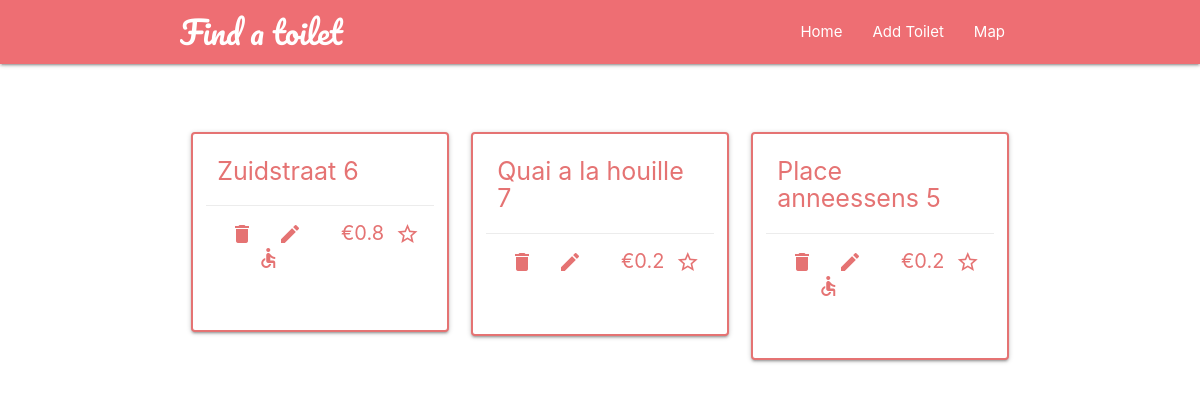
The page /toilets/toilet-list/?city=Brussels on the database as committed earlier.
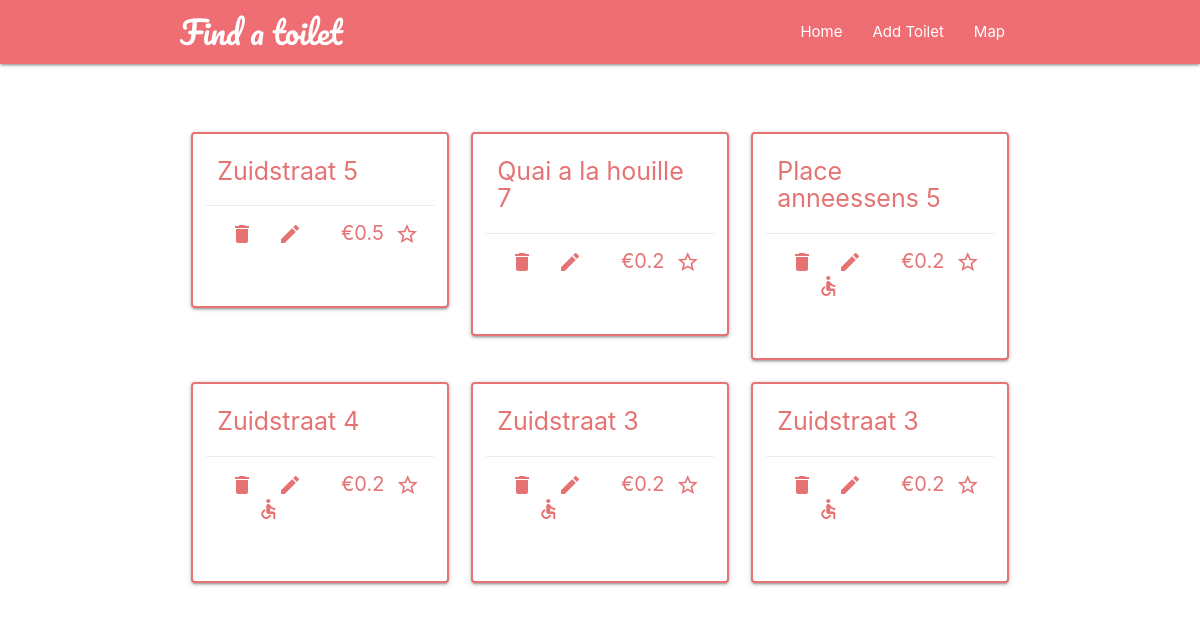
The same page on the database as committed later.
### toilets/models.py (models this page shows, shortened)
class Toilet(models.Model):
  CITIES_CHOICES = (
    ('Antwerp', 'Antwerp'),
    ('Bruges', 'Bruges'),
    ('Brussels', 'Brussels'),
    ('Charleroi', 'Charleroi'),
    ('Ghent', 'Ghent'),
    ('Hasselt', 'Hasselt'),
    ('Kortrijk', 'Kortrijk'),
    ('Leuven', 'Leuven'),
    ('Liege', 'Liege'),
    ('Mechelen', 'Mechelen'),
    ('Mons', 'Mons'),
    ('Namur', 'Namur'),
    ('Nivelles', 'Nivelles'),
    ('Ostend', 'Ostend'),
    ('Tournai', 'Tournai'),
  )
  CLEAN_CHOICES = (
    ('Yes', 'Yes'),
    ('No', 'No')
  )
  ACCESSIBLE_CHOICES = (
    ('Yes', 'Yes'),
    ('No', 'No')
  )
  city = models.CharField(max_length = 20, default = 'Brussels', choices = CITIES_CHOICES)
  street = models.CharField(max_length = 50, default = None)
  number = models.IntegerField(default = None, null = True)
  price_in_EUR = models.FloatField(default = None)
  cleaned = models.CharField(max_length = 3, default = 'Yes', choices = CLEAN_CHOICES)
  wheelchair_accessible = models.CharField(max_length = 3, default = 'Yes', choices = ACCESSIBLE_CHOICES)

### toilets/views.py (the view)
# urls.py: path('toilet-list/', views.wclist_view),
def wclist_view(request):
  city = request.GET.get('city')
  toiletList = list(Toilet.objects.filter(city=city))
  for toilet in toiletList:
    geolocator = Nominatim(timeout=10)
    address = f'{ toilet.street } { toilet.number } { toilet.city }'
    location = geolocator.geocode(address)
    map = folium.Map(location = [location.latitude, location.longitude], zoom_start = 20, width = '100%', height = '100%', control_scale = False, zoom_control = False)
    icon = folium.Icon(color='red', icon='none')
    folium.Marker([location.latitude, location.longitude], icon = icon).add_to(map)
    toilet.map = map._repr_html_()
  return render(request, 'toilets/wc_list.html', { 'toilets': toiletList })

### toilets/templates/toilets/wc_list.html (shortened to what this page needs)
{% extends 'base_layout.html' %}
{% load static %}
{% block wclist %}
  <div class="container">
    <div class="row toilets-container">
      {% for toilet in toilets %}
        <div class="col s12 m6 l4 toilet">
          <div class="card">
            <div class="card-content">
              <div class="card-title">
                <h1 class="red-text text-lighten-2">{{ toilet.street.capitalize }} {% if toilet.number %} {{ toilet.number }} {% endif %}</h1>
              </div>
              <div class="card-action row">
                <a href="/toilets/delete-toilet/?id={{ toilet.id }}&city={{ toilet.city }}" class="col s2">
                  <i class="material-icons red-text text-lighten-2">delete</i>
                </a>
                <a href="/toilets/edit-toilet/?id={{ toilet.id }}&city={{ toilet.city }}&street={{ toilet.street }}&number={{ toilet.number }}&price_in_EUR={{ toilet.price_in_EUR }}&cleaned={{ toilet.cleaned }}&wheelchair_accessible={{ toilet.wheelchair_accessible }}" class="col s2">
                  <i class="material-icons red-text text-lighten-2">edit</i>
                </a>
                  <h2 class="red-text text-lighten-2 col s2 push-s1">€{{ toilet.price_in_EUR }}</h2>
                  {% if toilet.cleaned == 'Yes' %}
                    <i class="material-icons red-text text-lighten-2 col s2 push-s1">star_outline</i>
                  {% endif %}
                  {% if toilet.wheelchair_accessible == 'Yes' %}
                    <i class="material-icons red-text text-lighten-2 col s2 push-s1">accessible</i>
                  {% endif %}
              </div>
            </div>
          </div>
        </div>
      {% endfor %}
    </div>
</div>
{% endblock %}

### templates/base_layout.html (shortened to what this page needs)
{% load static %}
<html lang="en">
<head>
  <link rel="stylesheet" href="https://cdnjs.cloudflare.com/ajax/libs/materialize/1.0.0/css/materialize.min.css">
  <link rel="stylesheet" href="{% static 'styles.css' %}">
</head>
<body>
  <div class="navbar-fixed">
    <nav class="nav-wrapper red-lighten-2">
      <div class="container">
        <a href="/" class="brand-logo">Find a toilet</a>
        <ul class="right hide-on-med-and-down">
          <li><a href="/">Home</a></li>
          <li><a href="/toilets/add-toilet">Add Toilet</a></li>
          <li><a href="/toilets/map">Map</a></li>
        </ul>
      </div>
    </nav>
  </div>
  {% block wclist %}
  {% endblock %}
</body>
</html>

### static/styles.css (style rules this page uses)
.brand-logo { font-family: 'Pacifico', cursive; color: #fafafa; }
.toilets-container { position: relative; top: 10px; }
.toilets-container { margin-top: 50px; }
.toilets-container .card { border: 2px solid #e57373; height: auto; border-radius: 4px; }
.toilets-container .card .card-content .card-title h1 { font-size: 25px; margin: 0px 0px 20px 0px; }
.toilets-container .card .card-content a { cursor: pointer; margin: 0; padding: 0; width: auto; }
.toilets-container .card .card-content h2 { font-size: 20px; position: relative; padding: 0; margin: 0; width: auto; }

Rows that differ between the two databases and show on the page:
changed Toilet (number 1 of 6 on the later page): number "6" → "5"; price_in_EUR "0.8" → "0.5"; wheelchair_accessible "Yes" → "No" (drawn)
added Toilet: street "Zuidstraat", number "4", price_in_EUR "0.2", cleaned "Yes" (drawn), wheelchair_accessible "Yes" (drawn)
added Toilet: street "Zuidstraat", number "3", price_in_EUR "0.2", cleaned "Yes" (drawn), wheelchair_accessible "Yes" (drawn)
added Toilet: street "Zuidstraat", number "3", price_in_EUR "0.2", cleaned "Yes" (drawn), wheelchair_accessible "Yes" (drawn)
